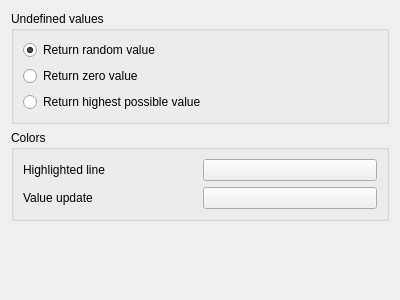
<?xml version="1.0" encoding="UTF-8"?>
<ui version="4.0">
 <class>InterfaceCfg_SimOthers</class>
 <widget class="QWidget" name="InterfaceCfg_SimOthers">
  <property name="geometry">
   <rect>
    <x>0</x>
    <y>0</y>
    <width>400</width>
    <height>300</height>
   </rect>
  </property>
  <property name="windowTitle">
   <string>Form</string>
  </property>
  <layout class="QVBoxLayout" name="verticalLayout">
   <item>
    <widget class="QGroupBox" name="groupBox_2">
     <property name="title">
      <string>Undefined values</string>
     </property>
     <layout class="QGridLayout" name="gridLayout_2">
      <item row="0" column="0">
       <widget class="QRadioButton" name="radioRandom">
        <property name="text">
         <string>Return random value</string>
        </property>
        <property name="checked">
         <bool>true</bool>
        </property>
       </widget>
      </item>
      <item row="2" column="0">
       <widget class="QRadioButton" name="radioHighest">
        <property name="text">
         <string>Return highest possible value</string>
        </property>
       </widget>
      </item>
      <item row="1" column="0">
       <widget class="QRadioButton" name="radioZero">
        <property name="text">
         <string>Return zero value</string>
        </property>
       </widget>
      </item>
     </layout>
    </widget>
   </item>
   <item>
    <widget class="QGroupBox" name="groupBox">
     <property name="title">
      <string>Colors</string>
     </property>
     <layout class="QGridLayout" name="gridLayout">
      <item row="0" column="1">
       <widget class="QPushButton" name="btnColorLine">
        <property name="text">
         <string/>
        </property>
       </widget>
      </item>
      <item row="0" column="0">
       <widget class="QLabel" name="label_3">
        <property name="text">
         <string>Highlighted line</string>
        </property>
       </widget>
      </item>
      <item row="1" column="0">
       <widget class="QLabel" name="label_5">
        <property name="text">
         <string>Value update</string>
        </property>
       </widget>
      </item>
      <item row="1" column="1">
       <widget class="QPushButton" name="btnColorWidget">
        <property name="text">
         <string/>
        </property>
       </widget>
      </item>
     </layout>
    </widget>
   </item>
   <item>
    <spacer name="verticalSpacer">
     <property name="orientation">
      <enum>Qt::Vertical</enum>
     </property>
     <property name="sizeHint" stdset="0">
      <size>
       <width>20</width>
       <height>40</height>
      </size>
     </property>
    </spacer>
   </item>
  </layout>
 </widget>
 <resources/>
 <connections/>
</ui>
